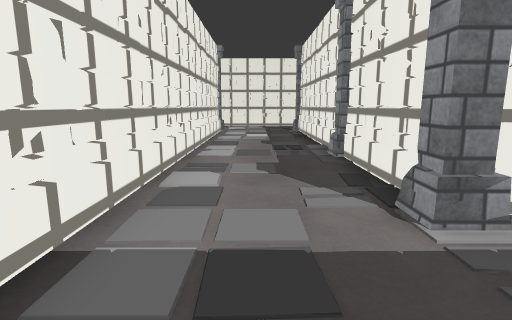
View 1 (above)

24 first-person views from a walk through a Unity game level. The camera is 1.2 m above the floor, tilts 10° down and sees 80° across. The floor is counted in squares, 1 m on a side. Each view is taken from the middle of a square. On the plan, view 1 faces up. The plan holds only what a view shows up to about 13 squares ahead; the rest is blank. The place goes on beyond the plan. The player is left out. Some animated figures are left out. Door leaves are left out, so doorways stand open. Some surface patterns are stand-ins.

View 2
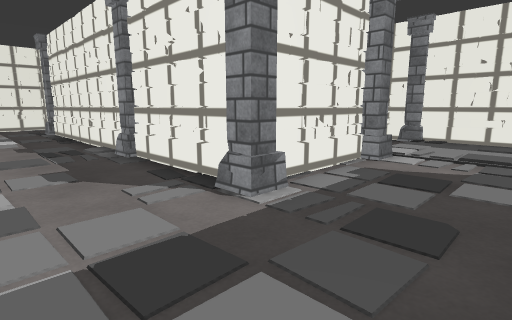

View 3
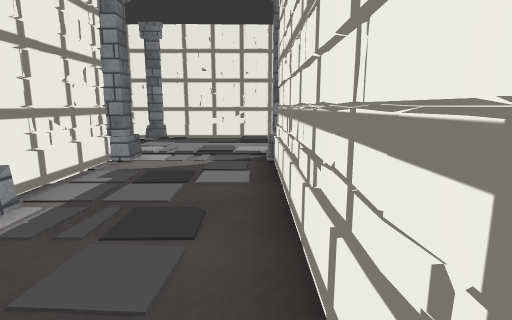

View 4
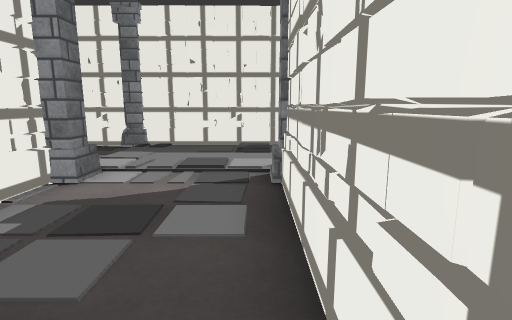

View 5
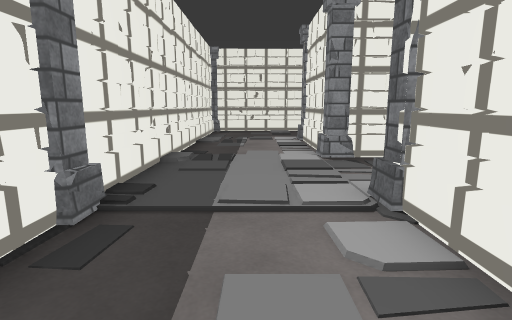

View 6
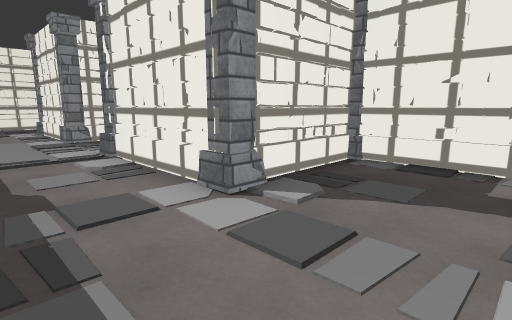

View 7
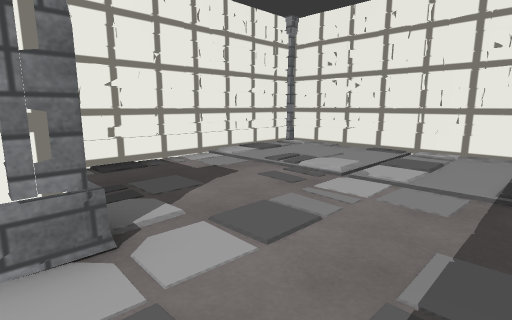

View 8
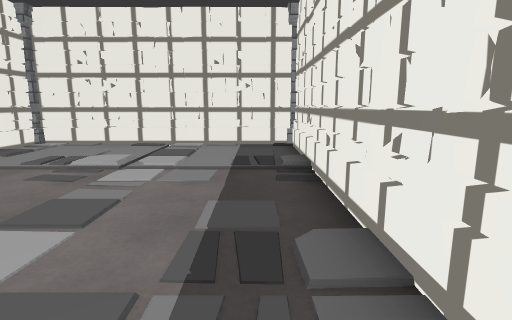

View 9
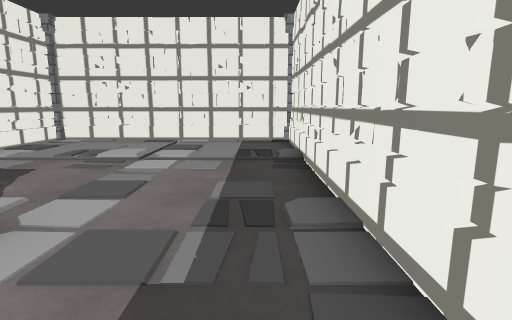

View 10
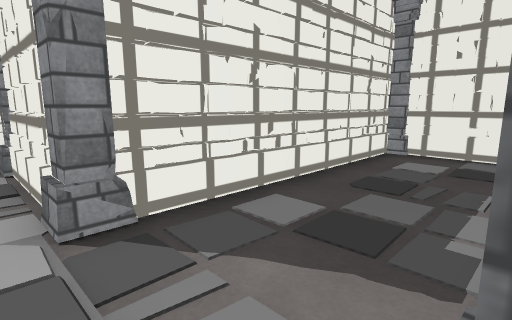

View 11
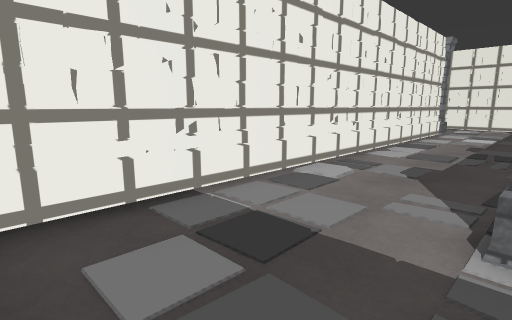

View 12
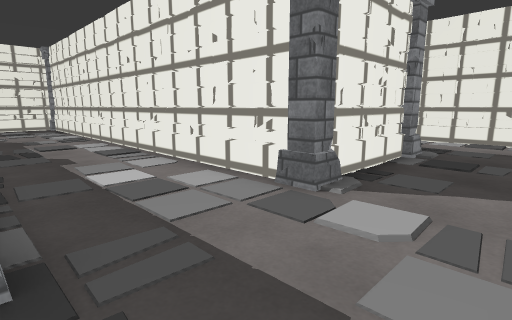

View 13
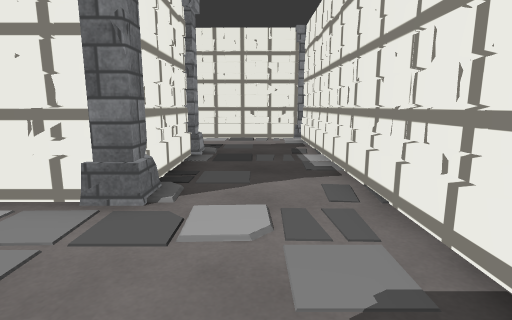

View 14
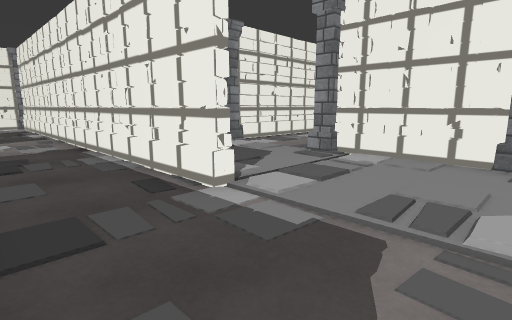

View 15
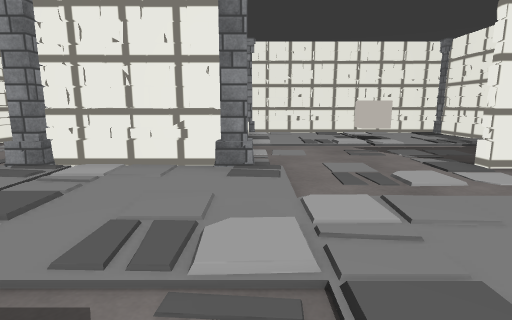

View 16
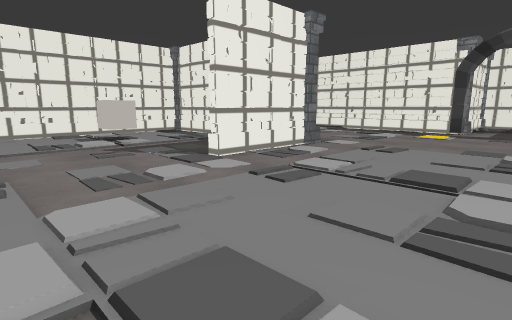

View 17
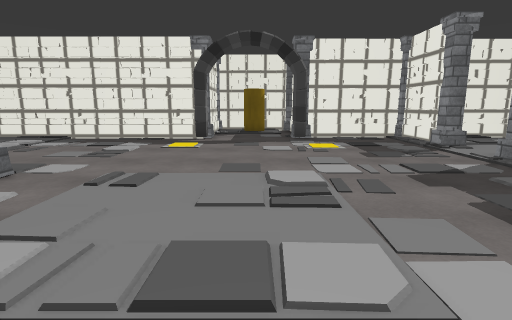

View 18
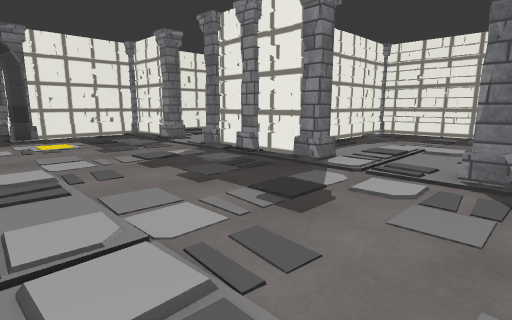

View 19
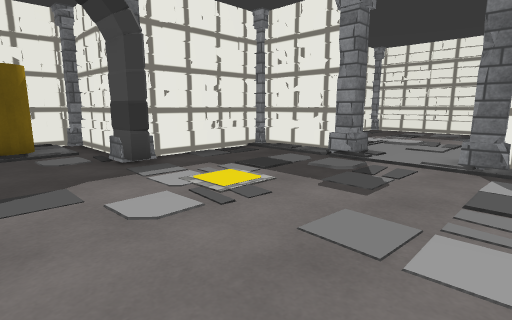

View 20
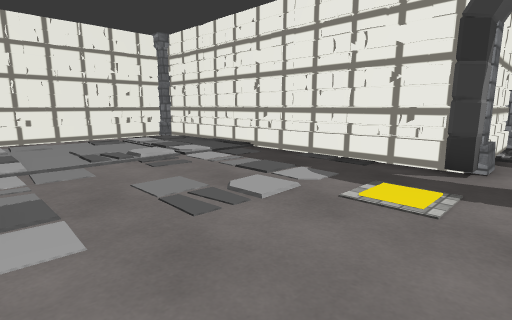

View 21
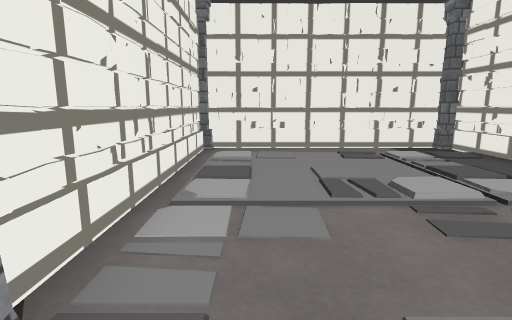

View 22
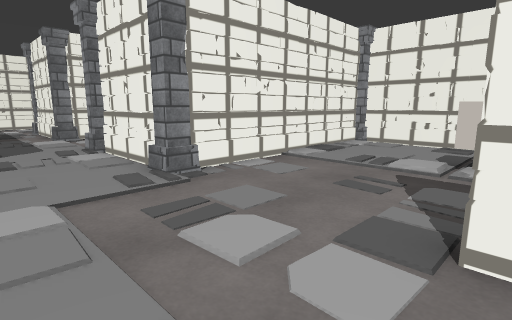

View 23
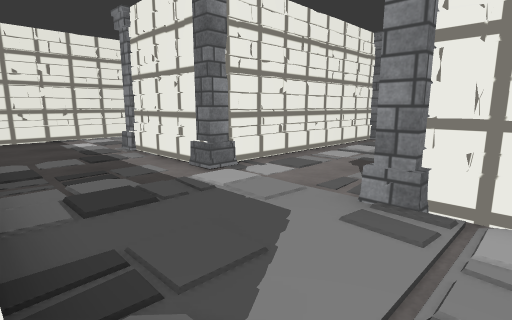

View 24
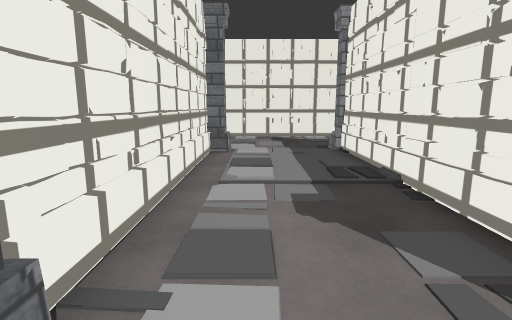

### Floor plan
Key: @ floor where view 1 was taken; # wall or solid block; . main floor; : floor 0.25 m higher than the main floor; / step, stairs or slope; D open door; = window, fence, low wall or low ledge; C column; B block; Y cylinder.
Columns run from 10 left of view 1 to 30 right of it. Each row starts with its distance up from view 1.
 35             #####
 34             .....
 33             ....
 32              ...
 31             C...C  C######  #C#####C#
 30             #...#  #........#.......#
 29             #...#  ##.......#.......#
 28             #...#   #...B...#.......#
 27             #...#  ##..:B..:#..../..#
 26             #...#  #........#...:/..#
 25            ##...#  #....... #..../..#
 24    #.     ##....   #......  #.......#
 23    #....C##C...CC###C....###CC......#
 22    #...............................=#
 21    #................................#
 20    #...............................#C###C
 19 C################..................DD.Y
 18 #.........................../......DD.YY
 17 #.................... .///.///.....DD...#
 16 #.................. . .............#C###C
 15 #...C###C ..C#######C ..............#
 14 #      ## ..#.......# ..............#
 13         #...#.......# ..............#
 12         #...#...:...#  C..C#C#C..C###
 11         #...#.......#   ..##   ...
 10         #...#.......#   ....   ../.
  9         #...#.......#   :...   .:/..#
  8         #...####C ..#    ...#   . . #
  7         #...C#### ..#   ....#  .... #
  6         #...##  #...#   ....#  ....
  5         #...#   #...#   ....#   ..
  4         #...## ##...C           .
  3         #...C###C...#   ###     #
  2         #...........#
  1         #...........#
  0         C.@.....C...#
 -1         C#######C...#
 -2                 #...#
 -3                 #...#
 -4                 #...#
 -5                 #...#
 -6                     #

Where each view was taken, in squares from view 1:
view 1: 0 up, 0 right, facing up
view 2: 0 up, 1 left, facing up-right
view 3: 0 up, 1 left, facing right
view 4: 0 up, 1 right, facing right
view 5: 7 up, 8 right, facing down
view 6: 11 up, 9 right, facing down-left
view 7: 7 up, 9 right, facing up-left
view 8: 6 up, 9 right, facing up
view 9: 5 up, 9 right, facing up
view 10: 3 up, 7 right, facing down-left
view 11: 0 up, 2 right, facing up-left
view 12: 18 up, 2 right, facing down-left
view 13: 17 up, 2 right, facing left
view 14: 16 up, 10 right, facing up-left
view 15: 17 up, 10 right, facing up
view 16: 17 up, 10 right, facing up-right
view 17: 18 up, 13 right, facing right
view 18: 18 up, 12 right, facing down-right
view 19: 19 up, 19 right, facing down-right
view 20: 19 up, 19 right, facing up-right
view 21: 22 up, 20 right, facing up
view 22: 20 up, 15 right, facing up-left
view 23: 19 up, 7 right, facing up-left
view 24: 22 up, 3 right, facing up
